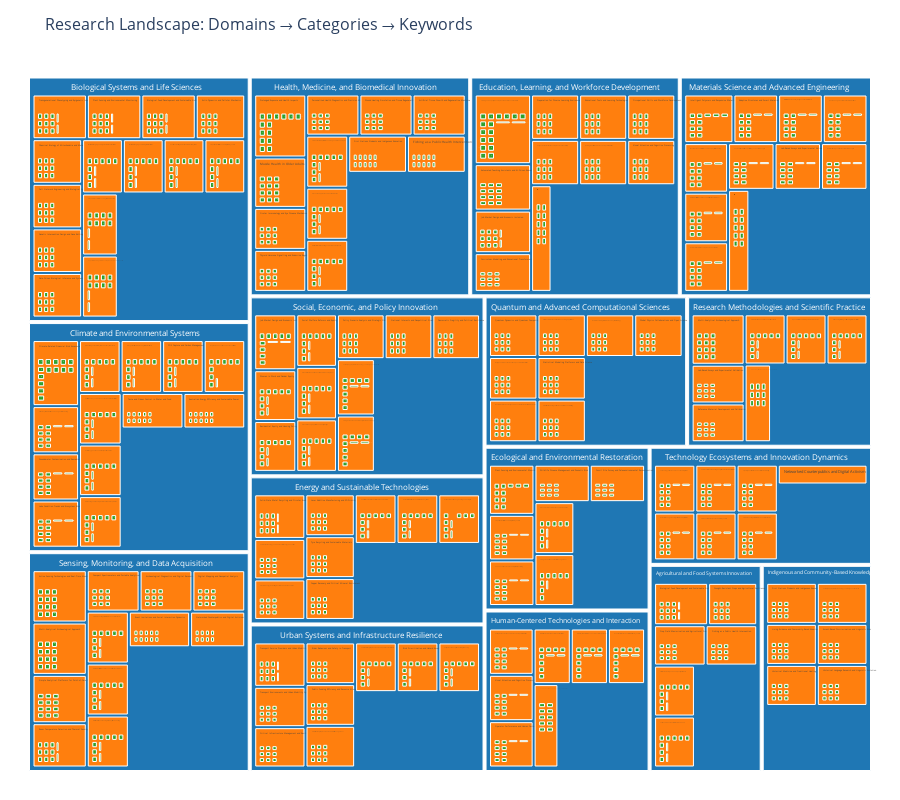

Here is the notebook cell this chart was saved with:
### Code cell
# Create comprehensive hierarchy based on available classification data
treemap_data = []

# Level 1: Strategic domains (refined categories)
for refined_cat in refined_categories:
    # Calculate total keywords for this strategic domain
    domain_keyword_count = 0
    
    for subcat_name in refined_cat['subcategories']:
        domain_keyword_count += len(detailed_category_map.get(subcat_name, []))
    
    # Size by total keywords
    domain_size = max(1, domain_keyword_count)
    
    treemap_data.append({
        'id': refined_cat['name'],
        'parent': '',
        'name': refined_cat['name'],
        'value': domain_size,
        'level': 'Strategic Domain',
        'item_type': 'domain'
    })
    
    # Level 2: Detailed categories (subcategories)
    for subcat_name in refined_cat['subcategories']:
        keywords = detailed_category_map.get(subcat_name, [])
        
        # Size by keywords only
        category_size = max(1, len(keywords))
        
        treemap_data.append({
            'id': f"{refined_cat['name']} >> {subcat_name}",
            'parent': refined_cat['name'],
            'name': subcat_name,
            'value': category_size,
            'level': 'Detailed Category',
            'item_type': 'category'
        })
        
        # Level 3: Keywords under detailed categories
        for keyword in keywords:
            treemap_data.append({
                'id': f"{refined_cat['name']} >> {subcat_name} >> KW: {keyword}",
                'parent': f"{refined_cat['name']} >> {subcat_name}",
                'name': keyword,
                'value': 1,
                'level': 'Keyword',
                'item_type': 'keyword'
            })

treemap_df = pd.DataFrame(treemap_data)

# Create the treemap with 3 different colors (removed grants)
color_map = {
    'Strategic Domain': '#1f77b4',    # Blue
    'Detailed Category': '#ff7f0e',   # Orange  
    'Keyword': '#2ca02c',             # Green
}

# Create title
title = 'Research Landscape: Domains → Categories → Keywords'

fig = px.treemap(
    treemap_df,
    ids='id',
    names='name',
    parents='parent', 
    values='value',
    title=title,
    color='level',
    color_discrete_map=color_map,
    hover_data=['level', 'value', 'item_type']
)

fig.update_layout(
    font_size=9,
    title_font_size=16,
    height=800,
    margin=dict(t=60, l=25, r=25, b=25)
)

# Update traces for better text visibility
fig.update_traces(
    textinfo="label",
    textfont_size=9,
    textposition="middle center"
)

# Print summary
keyword_count = len(treemap_df[treemap_df['level'] == 'Keyword'])

print(f"Treemap contains {len(treemap_df)} total elements:")
print(f"  - {len(refined_categories)} Strategic Domains (Blue)")  
print(f"  - {total_subcategories} Detailed Categories (Orange)")
print(f"  - {keyword_count} Keywords (Green)")

print(f"\nClassification summary:")
if strategic_grants > 0:
    print(f"Strategic level grants: {strategic_grants}")
if detailed_grants > 0:
    print(f"Detailed level grants: {detailed_grants}")

if strategic_grants > 0 or detailed_grants > 0:
    strategic_dist = {k: len(v) for k, v in strategic_category_to_grants.items() if v}
    detailed_dist = {k: len(v) for k, v in detailed_category_to_grants.items() if v}
    
    if strategic_dist:
        print("  Strategic level distribution:")
        for domain, count in sorted(strategic_dist.items(), key=lambda x: x[1], reverse=True)[:3]:
            print(f"    - {domain}: {count} grants")
    
    if detailed_dist:
        print("  Detailed level distribution:")
        for category, count in sorted(detailed_dist.items(), key=lambda x: x[1], reverse=True)[:3]:
            print(f"    - {category}: {count} grants")

fig.show()

### Figure 1 — Plotly figure (JSON) as saved in the notebook; plotly's stock layout.template omitted (floating-point values rounded to 4 significant figures; data arrays with more than 128 entries replaced by an {"elided": "..."} marker saying what was removed)
{"data": [{"customdata": {"elided": "1709x3 mixed values"}, "domain": {"x": [0, 1], "y": [0, 1]}, "hovertemplate": "name=%{label}<br>value=%{customdata[1]}<br>parent=%{parent}<br>id=%{id}<br>level=%{customdata[0]}<br>item_type=%{customdata[2]}<extra></extra>", "ids": {"elided": "1709 str values"}, "labels": {"elided": "1709 str values"}, "marker": {"colors": {"elided": "1709 str values"}}, "name": "", "parents": {"elided": "1709 str values"}, "textfont": {"size": 9}, "textinfo": "label", "textposition": "middle center", "type": "treemap", "values": {"elided": "1709 int values"}}], "layout": {"font": {"size": 9}, "height": 800, "legend": {"tracegroupgap": 0}, "margin": {"b": 25, "l": 25, "r": 25, "t": 60}, "title": {"font": {"size": 16}, "text": "Research Landscape: Domains → Categories → Keywords"}}}
